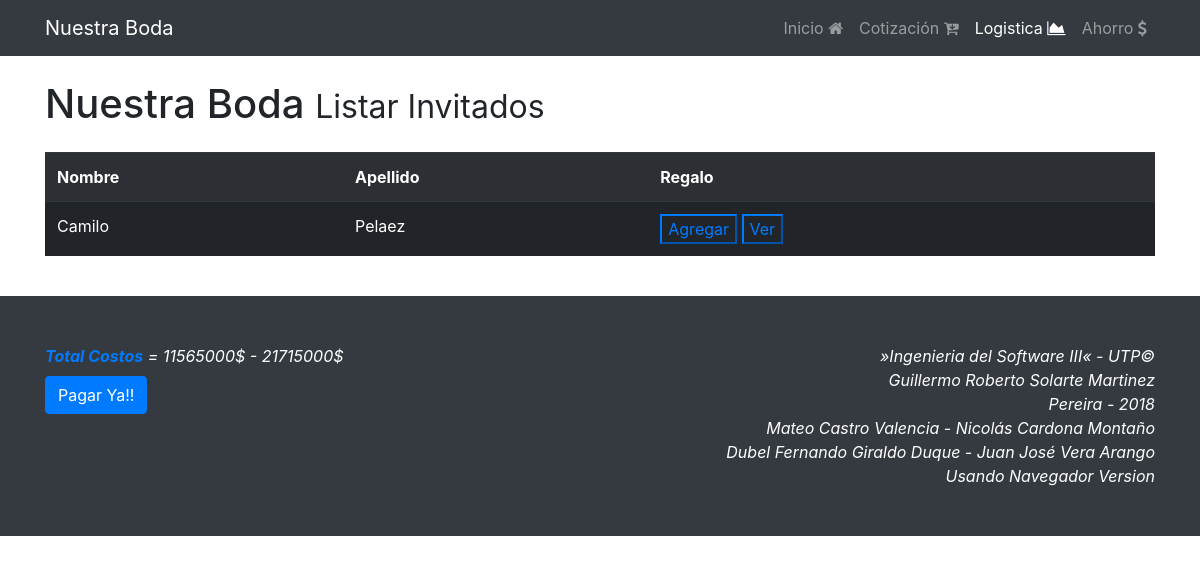
The page /logistica/listar_invitados on the database as committed earlier.
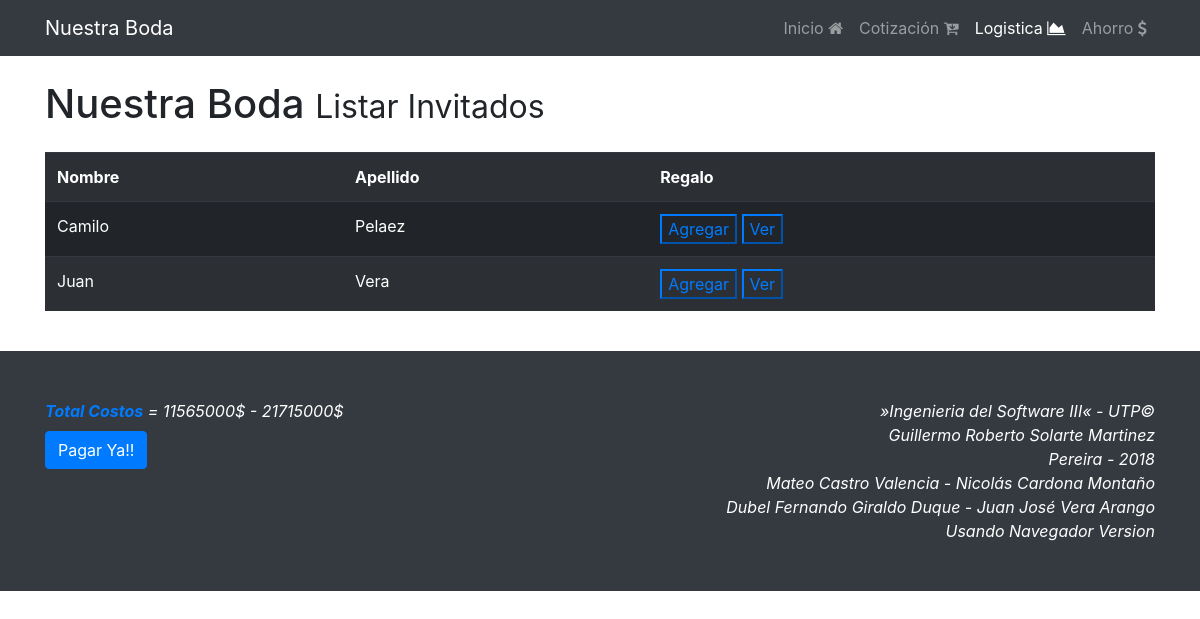
The same page on the database as committed later.
### app/models.py (models this page shows)
class Invitado(models.Model):
	id = models.AutoField(primary_key=True)
	nombre = models.CharField(max_length=50)
	apellido = models.CharField(max_length=50)
	direccion = models.CharField(max_length=50)
	def __str__(self):
		return str(self.id)

### app/views.py (the view)
# urls.py: path('logistica/listar_invitados', views.listar_invitados, name='listar_invitados'),
def listar_invitados(request):
	bodas = Boda.objects.all()
	if bodas:
		boda = Boda.objects.all()[0]
		costos = "{}$ - {}$".format(boda.costo_bajo, boda.costo_alto)
	else:
		costos = "No hay registro de boda"
	invitados = Invitado.objects.all()
	mode = True
	if not len(invitados):
		msg = "No hay Invitados para listar"
		mode = False
	else:
		msg = ""
	context = {
		'costos' : costos,
		'invitados' : invitados,
		'mode' : mode,
		'msg' : msg
	}
	return render(request, 'listar_invitados.html', context)

### app/templates/listar_invitados.html (shortened to what this page needs)
{% extends "base.html" %}
{% load static %}
{% block active_log %}<li class="nav-item active">{% endblock %}
{% block jumbotrom %}Listar Invitados{% endblock %}
{% block container %}
{% if mode %}
	<table style="width:100%" class="table table-striped table-dark table-hover">
  	<tr>
	    <th>Nombre</th>
	    <th>Apellido</th>
	    <th>Regalo</th>
  	</tr>
	{% for invitado in invitados %}
	<tr>
	    <td>{{invitado.nombre}} </td>
	    <td>{{invitado.apellido}}</td>
	    <td>
	    <a href="{% url 'crear_regalos' invitado %}"><button class="btn-small btn-outline-primary">Agregar</button></a>
	    <a href="{% url 'listar_regalos' invitado %}"><button class="btn-small btn-outline-primary">Ver</button></a>
		</td>
	</tr>
	{% endfor %}
	</table>
{% endif %}
{% endblock %}
{% block costos %}{{costos}}{% endblock %}

Rows that differ between the two databases and show on the page:
added Invitado: nombre "Juan", apellido "Vera"
